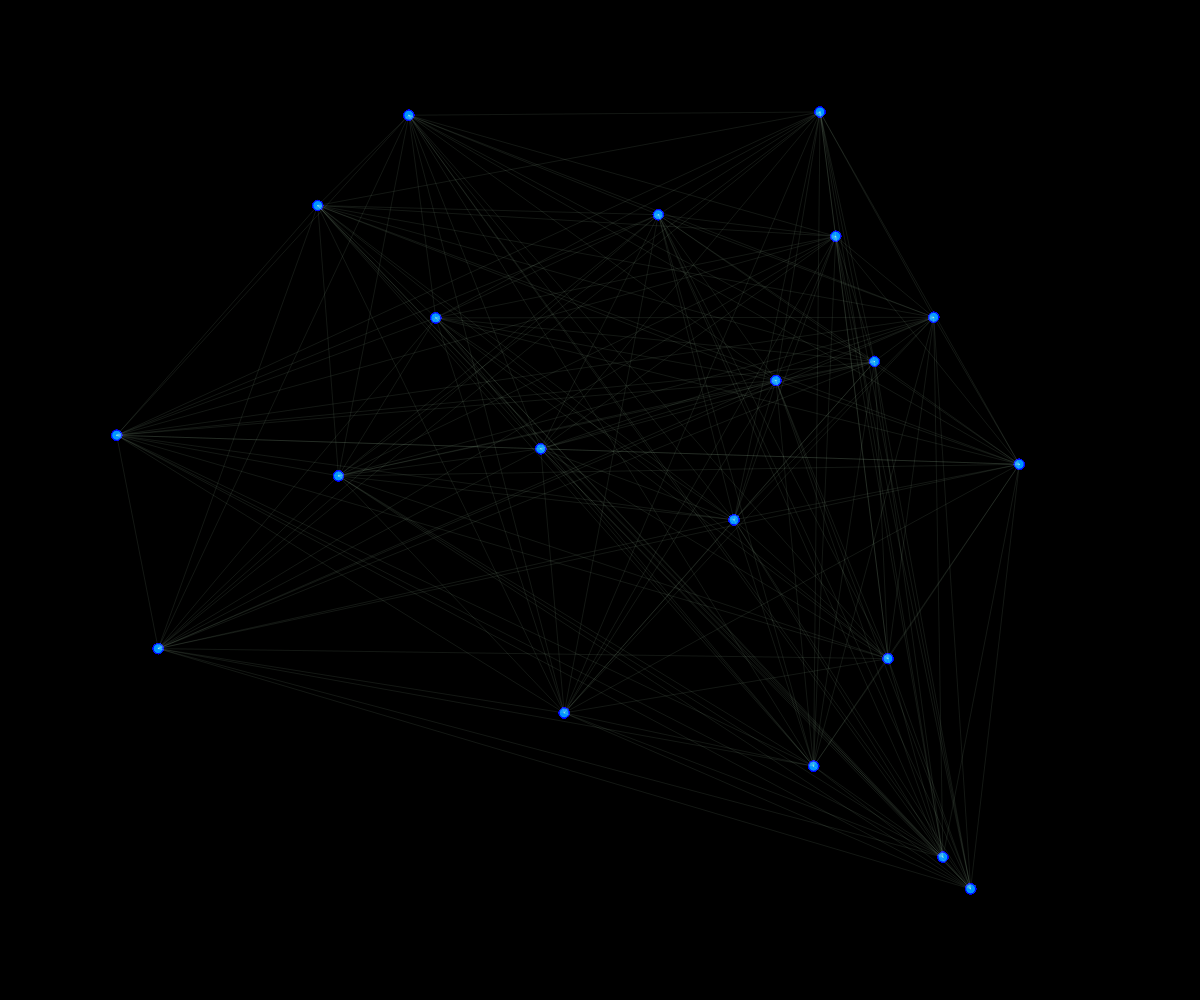
Frame 1 (no input)
Frame 60 (no input): identical to frame 1, image omitted
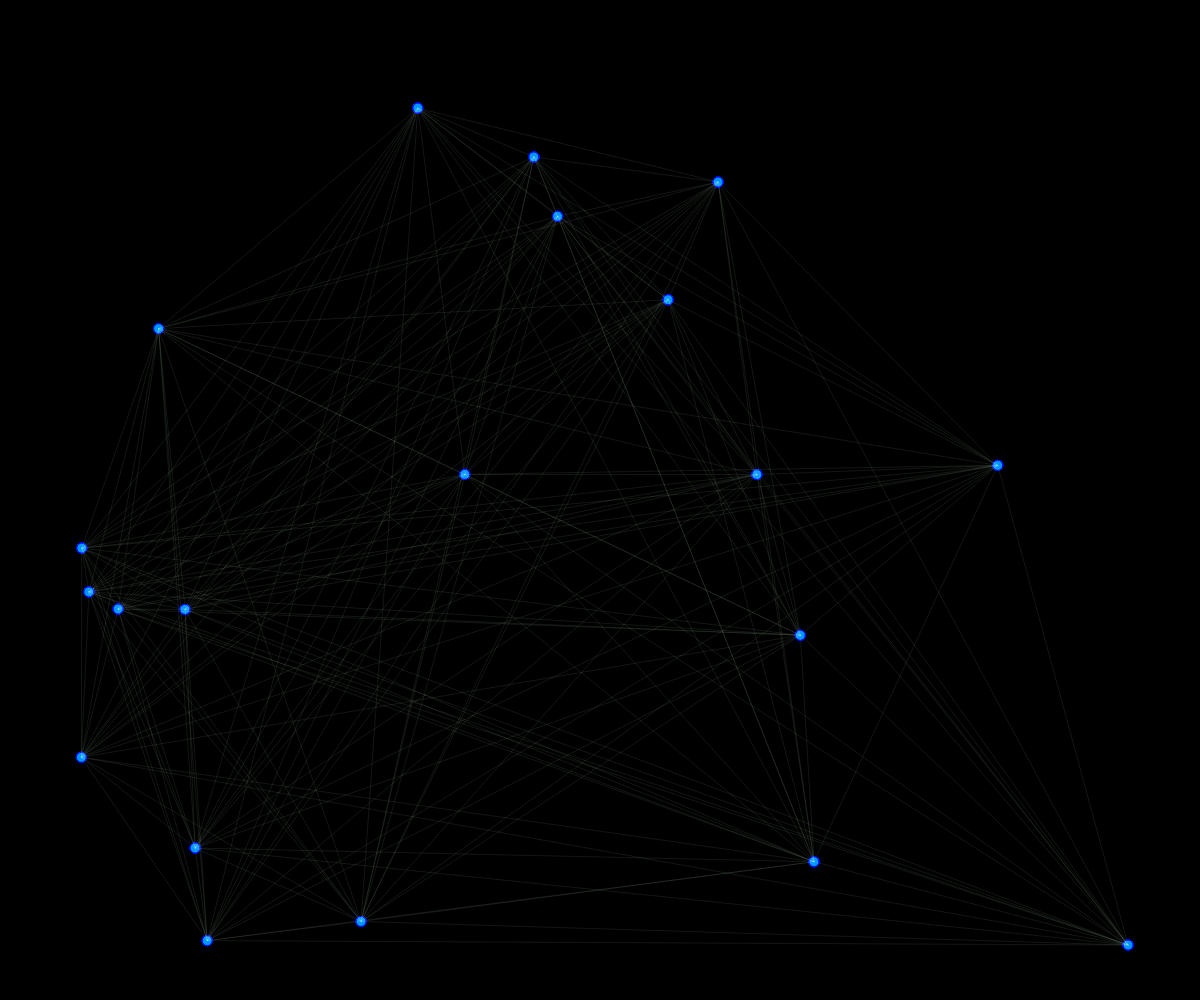
Frame 120 (the mouse pressed at the canvas centre since frame 60)

The p5.js sketch that drew these frames (run headless with seeded random() and noise() and a simulated clock; from frame 60 on, the mouse is pressed at the canvas centre):

// p5.js sketch
// ── sketch.js
let num = 20;
let points = [];

function setup(){
  createCanvas(windowWidth, windowHeight);
  for(let i=0; i<num; i++){
    points[i] = new Points();
  }
}

function mousePressed(){
  background(0);
  for(let i=0; i<num; i++){
    points[i] = new Points();
  }
}


function draw(){
  background(0);
  for (let i=0; i<points.length; i++){
  points[i].display();
  }
  
  for (let a of points){
     for (let b of points){
      strokeWeight(0.25);
      stroke(200,255,200,50);
      line(a.x, a.y, b.x, b.y);
     }
   }
      
}
    
class Points {
  
  constructor(x,y,r){
    this.x = random(50, width-50);
    this.y = random(50, height-50);
    this.r = 10;
  }
  
  display(){
    for (let i = 0; i<points.length; i++){
    let p = points[i];
    fill(0,150,255);
    stroke(0,0,255);
    strokeWeight(1);
    ellipse(p.x, p.y, p.r);
    }
  }
  
  
}
